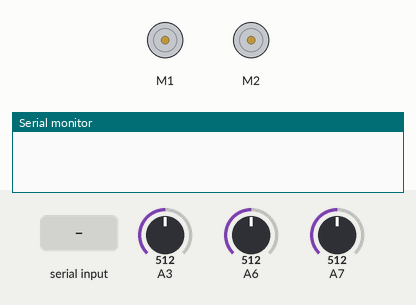
This sketch was run on a simulated Arduino Nano, built with avr-gcc and run on an emulated ATmega328P. Parts: 2 × DC motor (green arrow = forward, orange = backward, longer = faster), the last lines printed to the serial monitor. The inputs (shaded band) are chosen by the test bench; at power-on: A3 = 512, A6 = 512, A7 = 512. Random numbers use the default seed unless the sketch sets one.

Above: at 1.2 s.
1.3 s: "1" received over Serial
At 1.8 s:
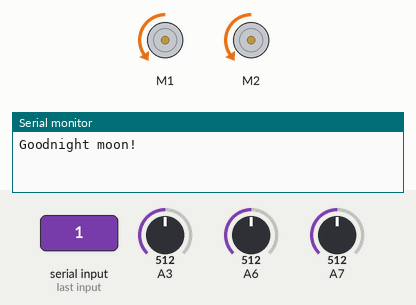
3.9 s: "l" received over Serial
At 4.9 s:
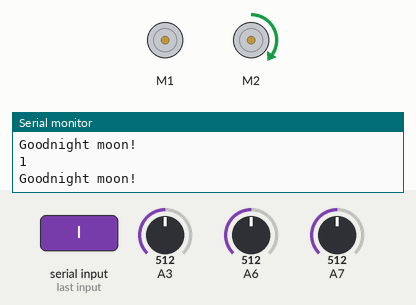
6.6 s: "r" received over Serial
At 7.1 s:
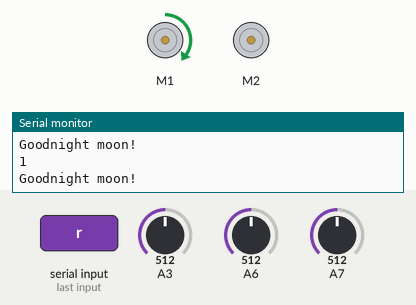
Timing chart, 0 to 9.6 s (numbered marks = the images above; inputs shaded):
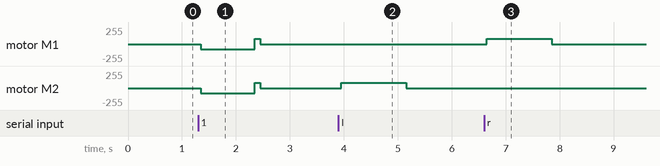

Measured:
- after the input at 1.3 s, motor M1, motor M2: stopped → backward 79/255 after 0.05 s, → forward 79/255 1.0 s later, → stopped 0.10 s later
- after the input at 3.9 s, motor M2: stopped → forward 79/255 after 0.05 s, → stopped 1.2 s later
- after the input at 6.6 s, motor M1: stopped → forward 79/255 after 0.05 s, → stopped 1.2 s later

The sketch:

AvoidLines_radar_NN.ino
```cpp
#include <RedBot.h>

#define LINETHRESHOLD 800
#define SPEED 60  // sets the nominal speed. Set to any number from 0 - 255.

RedBotMotors motors;
boolean s1 = true;
boolean s2 = true;
boolean s3 = true;
int leftSpeed;   // variable used to store the leftMotor speed
int rightSpeed;  // variable used to store the rightMotor speed
RedBotSensor left = RedBotSensor(A3);   // initialize a left sensor object on A3
RedBotSensor center = RedBotSensor(A6); // initialize a center sensor object on A6
RedBotSensor right = RedBotSensor(A7);  // initialize a right sensor object on A7

class perceptron
{

    const float c = 0.0001;


  public:
    //arrays that hold inputs and weights
    float* inputs;
    float* weights;
    int n;

    perceptron(int ninputs) {
      n = ninputs;
      inputs = new float[n];
      weights = new float[n];
      inputs[n - 1] = 1;
      for (int i = 0; i < n; i++) {
        // The weights are picked randomly to start.
        //a trick to get values from -1 to 1
        weights[i] = (float)random(-1000, 1000) / 1000;
      }
    }

    //reset weights to random values
    void randomize() {
      for (int i = 0; i < n; i++) {
        // The weights are picked randomly to start.
        weights[i] = (float)random(-1000, 1000) / 1000;
      }
    }

    //training function
    void train(int desired, float f) {
      int guess = f;
      float error = desired - guess;
      for (int i = 0; i < n; i++) {
        weights[i] += c * error * inputs[i];
      }
    }

    //forward function
    float feedForward() {
      float sum = 0;
      for (int i = 0; i < n; i++) {
        sum += inputs[i] * weights[i];
      }
      return activate(sum);
    }


  private:
    //activation function
    int activate(float sum) {
      //regresa 1 si es positivo, -1 si negativo.
      if (sum > 0) {
        return 1;
      }
      else {
        return -1;
      }
    }


};

//*************main code***************

perceptron brainL(3);
perceptron brainR(3);


void setup()
{
    Serial.begin(9600);
  randomSeed(analogRead(A3));
  brainL.randomize();
  brainR.randomize();


}

void loop()
{


 if(Serial.available())
 {
  Serial.println("Goodnight moon!");
  int l = left.read();
  int r = right.read();
  int c = center.read();
  //set inputs
  brainL.inputs[0] = l;
  brainR.inputs[1] = c;
  brainL.inputs[2] = r;
  brainR.inputs[0] = l;
  brainR.inputs[1] = c;
  brainR.inputs[2] = r;
  char dir = 'z';
  //feed forward and calculate weighted sum
  int resL = brainL.feedForward();
  int resR = brainR.feedForward();

  //use this to move servos left and right
  dir = Serial.read();
  delay(50);
  moveLeft(resL,dir);
  moveRight(resR,dir);
  Serial.println(resL);
  //Serial.println(resR);


  delay(100);//let move for some time then stop
  stopRedbot();
  delay(10);
  //train
  brainL.train(eval(l, c, r), resL);
  brainR.train(eval(r, c, l), resR);

 }
}


//***** sensor function******

int eval(int l, int c, int r) {
   if ((l > LINETHRESHOLD) && (c > LINETHRESHOLD) && (r > LINETHRESHOLD) )
	{
            return 1;
	}
  else {
    return -1;
  }
}


void moveLeft(char d, char dir) {
  leftSpeed = -(SPEED - 50);
  if (d > 0) {
    //Serial.println(d);
    //motors.drive(-80);
    switch ( dir) {
       case 'u':
           motors.drive(80);
          delay(50);
       break;
       case 'd':
           motors.drive(-80);
          delay(50);
        break;
       case 'l':
          motors.leftStop();
          motors.rightDrive(80);
          delay(50);
        break;
       case 'r':
          motors.rightStop();
          motors.leftDrive(80);
          delay(50);
        break;
       default:
          motors.drive(-80);
        break;
     }

  delay(1000);       // for 1000 ms.
  } else {
    //motors.leftMotor(100);//180
    //motors.rightMotor(150); // Turn on right motor clockwise medium power (motorPower = 150)
    motors.leftDrive(-255);
    motors.leftMotor(80); // Turn on left motor counter clockwise medium power (motorPower = 150)
  }
}

void moveRight(char d, char dir) {
   rightSpeed = SPEED - 50;
  if (d > 0) {
    //motors.rightMotor(-100);//180
    //motors.drive(-255);
    motors.rightDrive(-255);
    motors.rightMotor(80); // Turn on right motor clockwise medium power (motorPower = 150)
    //motors.leftMotor(-150); // Turn on left motor counter clockwise medium power (motorPower = 150)
  } else {
    switch ( dir) {
       case 'u':
           motors.drive(80);
          delay(50);
       break;
       case 'd':
           motors.drive(-80);
          delay(50);
        break;
       case 'l':
          motors.leftStop();
          motors.rightDrive(80);
          delay(50);
        break;
       case 'r':
          motors.rightStop();
          motors.leftDrive(80);
          delay(50);
        break;
       default:
          motors.drive(80);
        break;
     }
  }
}


void stopRedbot() {
  motors.brake();

}
```
